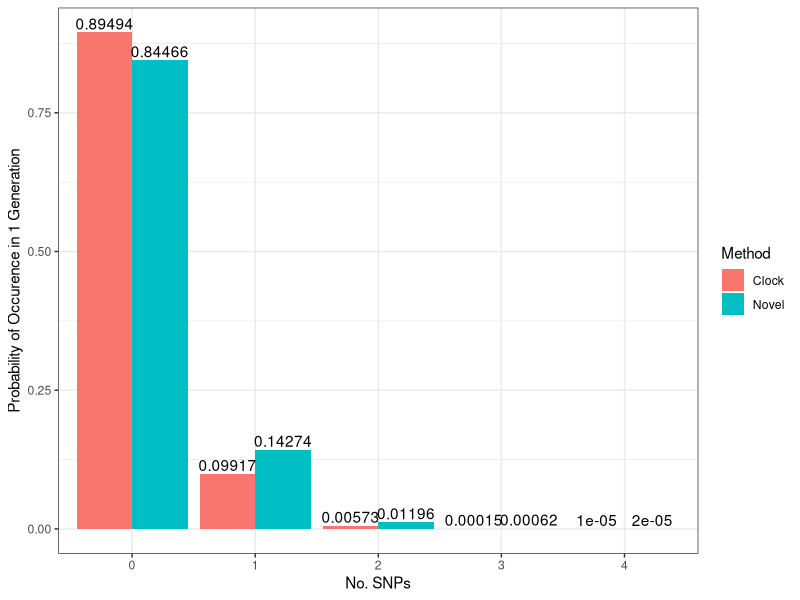

Recreate this plot in R.
library(ggplot2)

#sample(1:1000, 1) #121
set.seed(121)
a = rpois(100000, 0.1690)
b = table(a)/sum(table(a))
c = as.data.frame(b)
c$Method = "Novel"

d = rpois(100000, 0.1113)
e = table(d)/sum(table(d))
f = as.data.frame(e)
f$Method = "Clock"
colnames(f) = c("a", "Freq", "Method")

g = rbind(c,f)

ggplot(data=g, aes(x=a, y=Freq, fill = Method)) + 
  geom_bar(position = "dodge", stat = 'identity') +
  geom_text(aes(label=Freq), position=position_dodge(width=0.9), vjust=-0.25) +
  theme_bw() +
  xlab("No. SNPs") + ylab("Probability of Occurence in 1 Generation")
 